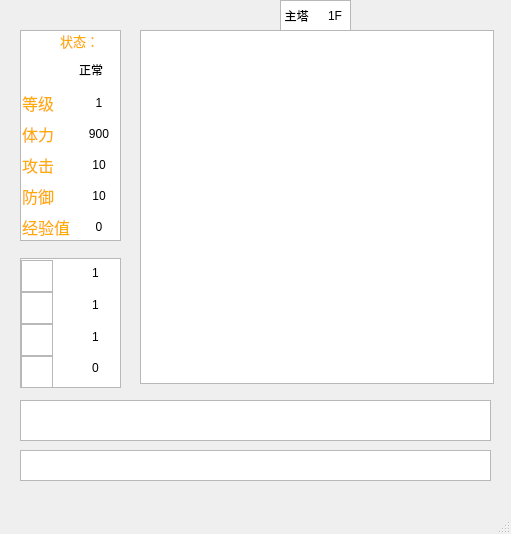
<?xml version="1.0" encoding="UTF-8"?>
<ui version="4.0">
 <class>MainWindow</class>
 <widget class="QMainWindow" name="MainWindow">
  <property name="geometry">
   <rect>
    <x>0</x>
    <y>0</y>
    <width>511</width>
    <height>534</height>
   </rect>
  </property>
  <property name="windowTitle">
   <string>MainWindow</string>
  </property>
  <widget class="QWidget" name="centralwidget">
   <widget class="QGraphicsView" name="Mystatus_01">
    <property name="geometry">
     <rect>
      <x>20</x>
      <y>30</y>
      <width>101</width>
      <height>211</height>
     </rect>
    </property>
   </widget>
   <widget class="QGraphicsView" name="Mystatus_03">
    <property name="geometry">
     <rect>
      <x>20</x>
      <y>258</y>
      <width>101</width>
      <height>130</height>
     </rect>
    </property>
   </widget>
   <widget class="QGraphicsView" name="Game_print_down">
    <property name="geometry">
     <rect>
      <x>140</x>
      <y>30</y>
      <width>354</width>
      <height>354</height>
     </rect>
    </property>
    <property name="minimumSize">
     <size>
      <width>352</width>
      <height>352</height>
     </size>
    </property>
    <property name="maximumSize">
     <size>
      <width>3520</width>
      <height>3520</height>
     </size>
    </property>
    <property name="sizeIncrement">
     <size>
      <width>352</width>
      <height>352</height>
     </size>
    </property>
    <property name="baseSize">
     <size>
      <width>352</width>
      <height>352</height>
     </size>
    </property>
   </widget>
   <widget class="QWidget" name="formLayoutWidget">
    <property name="geometry">
     <rect>
      <x>20</x>
      <y>80</y>
      <width>102</width>
      <height>170</height>
     </rect>
    </property>
    <layout class="QFormLayout" name="Mystatus_02">
     <property name="horizontalSpacing">
      <number>6</number>
     </property>
     <property name="verticalSpacing">
      <number>7</number>
     </property>
     <property name="leftMargin">
      <number>2</number>
     </property>
     <property name="topMargin">
      <number>11</number>
     </property>
     <item row="0" column="0">
      <widget class="QLabel" name="mylv">
       <property name="text">
        <string>&lt;html&gt;&lt;head/&gt;&lt;body&gt;&lt;p&gt;&lt;span style=&quot; font-size:12pt; color:#ffaa00;&quot;&gt;等级&lt;/span&gt;&lt;/p&gt;&lt;/body&gt;&lt;/html&gt;</string>
       </property>
      </widget>
     </item>
     <item row="0" column="1">
      <widget class="QLabel" name="my_lv">
       <property name="contextMenuPolicy">
        <enum>Qt::ActionsContextMenu</enum>
       </property>
       <property name="layoutDirection">
        <enum>Qt::LeftToRight</enum>
       </property>
       <property name="autoFillBackground">
        <bool>false</bool>
       </property>
       <property name="text">
        <string>1</string>
       </property>
       <property name="alignment">
        <set>Qt::AlignCenter</set>
       </property>
      </widget>
     </item>
     <item row="1" column="0">
      <widget class="QLabel" name="myhp">
       <property name="text">
        <string>&lt;html&gt;&lt;head/&gt;&lt;body&gt;&lt;p&gt;&lt;span style=&quot; font-size:12pt; color:#ffaa00;&quot;&gt;体力&lt;/span&gt;&lt;/p&gt;&lt;/body&gt;&lt;/html&gt;</string>
       </property>
      </widget>
     </item>
     <item row="1" column="1">
      <widget class="QLabel" name="my_hp">
       <property name="contextMenuPolicy">
        <enum>Qt::ActionsContextMenu</enum>
       </property>
       <property name="text">
        <string>900</string>
       </property>
       <property name="alignment">
        <set>Qt::AlignCenter</set>
       </property>
       <property name="textInteractionFlags">
        <set>Qt::LinksAccessibleByMouse</set>
       </property>
      </widget>
     </item>
     <item row="2" column="0">
      <widget class="QLabel" name="myat">
       <property name="text">
        <string>&lt;html&gt;&lt;head/&gt;&lt;body&gt;&lt;p&gt;&lt;span style=&quot; font-size:12pt; color:#ffaa00;&quot;&gt;攻击&lt;/span&gt;&lt;/p&gt;&lt;/body&gt;&lt;/html&gt;</string>
       </property>
      </widget>
     </item>
     <item row="2" column="1">
      <widget class="QLabel" name="my_at">
       <property name="contextMenuPolicy">
        <enum>Qt::ActionsContextMenu</enum>
       </property>
       <property name="text">
        <string>10</string>
       </property>
       <property name="alignment">
        <set>Qt::AlignCenter</set>
       </property>
       <property name="openExternalLinks">
        <bool>true</bool>
       </property>
       <property name="textInteractionFlags">
        <set>Qt::LinksAccessibleByMouse</set>
       </property>
      </widget>
     </item>
     <item row="3" column="0">
      <widget class="QLabel" name="mydf">
       <property name="text">
        <string>&lt;html&gt;&lt;head/&gt;&lt;body&gt;&lt;p&gt;&lt;span style=&quot; font-size:12pt; color:#ffaa00;&quot;&gt;防御&lt;/span&gt;&lt;/p&gt;&lt;/body&gt;&lt;/html&gt;</string>
       </property>
      </widget>
     </item>
     <item row="3" column="1">
      <widget class="QLabel" name="my_df">
       <property name="contextMenuPolicy">
        <enum>Qt::ActionsContextMenu</enum>
       </property>
       <property name="text">
        <string>10</string>
       </property>
       <property name="alignment">
        <set>Qt::AlignCenter</set>
       </property>
       <property name="textInteractionFlags">
        <set>Qt::LinksAccessibleByMouse</set>
       </property>
      </widget>
     </item>
     <item row="4" column="0">
      <widget class="QLabel" name="myexp">
       <property name="text">
        <string>&lt;html&gt;&lt;head/&gt;&lt;body&gt;&lt;p&gt;&lt;span style=&quot; font-size:12pt; color:#ffaa00;&quot;&gt;经验值&lt;/span&gt;&lt;/p&gt;&lt;/body&gt;&lt;/html&gt;</string>
       </property>
      </widget>
     </item>
     <item row="4" column="1">
      <widget class="QLabel" name="my_exp">
       <property name="contextMenuPolicy">
        <enum>Qt::ActionsContextMenu</enum>
       </property>
       <property name="text">
        <string>0</string>
       </property>
       <property name="alignment">
        <set>Qt::AlignCenter</set>
       </property>
       <property name="wordWrap">
        <bool>false</bool>
       </property>
       <property name="textInteractionFlags">
        <set>Qt::LinksAccessibleByMouse</set>
       </property>
      </widget>
     </item>
    </layout>
   </widget>
   <widget class="QWidget" name="verticalLayoutWidget">
    <property name="geometry">
     <rect>
      <x>70</x>
      <y>260</y>
      <width>51</width>
      <height>121</height>
     </rect>
    </property>
    <layout class="QVBoxLayout" name="verticalLayout">
     <item>
      <widget class="QLabel" name="my_ykey">
       <property name="text">
        <string>1</string>
       </property>
       <property name="alignment">
        <set>Qt::AlignCenter</set>
       </property>
      </widget>
     </item>
     <item>
      <widget class="QLabel" name="my_bkey">
       <property name="text">
        <string>1</string>
       </property>
       <property name="alignment">
        <set>Qt::AlignCenter</set>
       </property>
      </widget>
     </item>
     <item>
      <widget class="QLabel" name="my_rkey">
       <property name="text">
        <string>1</string>
       </property>
       <property name="alignment">
        <set>Qt::AlignCenter</set>
       </property>
      </widget>
     </item>
     <item>
      <widget class="QLabel" name="my_gold">
       <property name="text">
        <string>0</string>
       </property>
       <property name="alignment">
        <set>Qt::AlignCenter</set>
       </property>
      </widget>
     </item>
    </layout>
   </widget>
   <widget class="QWidget" name="verticalLayoutWidget_2">
    <property name="geometry">
     <rect>
      <x>60</x>
      <y>30</y>
      <width>62</width>
      <height>51</height>
     </rect>
    </property>
    <layout class="QVBoxLayout" name="verticalLayout_2">
     <item>
      <widget class="QLabel" name="mystatus">
       <property name="font">
        <font>
         <family>汉仪夏日体W</family>
         <weight>50</weight>
         <bold>false</bold>
        </font>
       </property>
       <property name="text">
        <string>&lt;html&gt;&lt;head/&gt;&lt;body&gt;&lt;p&gt;&lt;span style=&quot; font-size:10pt; color:#ffaa00;&quot;&gt;状态：&lt;/span&gt;&lt;/p&gt;&lt;/body&gt;&lt;/html&gt;</string>
       </property>
      </widget>
     </item>
     <item>
      <widget class="QLabel" name="my_status">
       <property name="text">
        <string>正常</string>
       </property>
       <property name="alignment">
        <set>Qt::AlignCenter</set>
       </property>
      </widget>
     </item>
    </layout>
   </widget>
   <widget class="QWidget" name="horizontalLayoutWidget">
    <property name="geometry">
     <rect>
      <x>280</x>
      <y>0</y>
      <width>71</width>
      <height>31</height>
     </rect>
    </property>
    <layout class="QHBoxLayout" name="horizontalLayout">
     <item>
      <widget class="QLabel" name="floor_status">
       <property name="text">
        <string>主塔</string>
       </property>
       <property name="alignment">
        <set>Qt::AlignCenter</set>
       </property>
      </widget>
     </item>
     <item>
      <widget class="QLabel" name="floor">
       <property name="layoutDirection">
        <enum>Qt::LeftToRight</enum>
       </property>
       <property name="text">
        <string>1F</string>
       </property>
       <property name="alignment">
        <set>Qt::AlignCenter</set>
       </property>
      </widget>
     </item>
    </layout>
   </widget>
   <widget class="QGraphicsView" name="floor_graphics">
    <property name="geometry">
     <rect>
      <x>280</x>
      <y>0</y>
      <width>71</width>
      <height>31</height>
     </rect>
    </property>
   </widget>
   <widget class="QGraphicsView" name="Game_print_up">
    <property name="geometry">
     <rect>
      <x>140</x>
      <y>30</y>
      <width>354</width>
      <height>354</height>
     </rect>
    </property>
    <property name="minimumSize">
     <size>
      <width>352</width>
      <height>352</height>
     </size>
    </property>
    <property name="maximumSize">
     <size>
      <width>3520</width>
      <height>3520</height>
     </size>
    </property>
    <property name="sizeIncrement">
     <size>
      <width>352</width>
      <height>352</height>
     </size>
    </property>
    <property name="baseSize">
     <size>
      <width>352</width>
      <height>352</height>
     </size>
    </property>
   </widget>
   <widget class="QTextBrowser" name="system_status">
    <property name="geometry">
     <rect>
      <x>20</x>
      <y>400</y>
      <width>471</width>
      <height>41</height>
     </rect>
    </property>
   </widget>
   <widget class="QTextBrowser" name="item_status">
    <property name="geometry">
     <rect>
      <x>20</x>
      <y>450</y>
      <width>471</width>
      <height>31</height>
     </rect>
    </property>
   </widget>
   <widget class="QGraphicsView" name="graphicsView_4">
    <property name="geometry">
     <rect>
      <x>21</x>
      <y>292</y>
      <width>32</width>
      <height>32</height>
     </rect>
    </property>
    <property name="minimumSize">
     <size>
      <width>32</width>
      <height>32</height>
     </size>
    </property>
    <property name="maximumSize">
     <size>
      <width>32</width>
      <height>32</height>
     </size>
    </property>
   </widget>
   <widget class="QGraphicsView" name="graphicsView_5">
    <property name="geometry">
     <rect>
      <x>21</x>
      <y>324</y>
      <width>32</width>
      <height>32</height>
     </rect>
    </property>
    <property name="minimumSize">
     <size>
      <width>32</width>
      <height>32</height>
     </size>
    </property>
    <property name="maximumSize">
     <size>
      <width>32</width>
      <height>32</height>
     </size>
    </property>
   </widget>
   <widget class="QGraphicsView" name="graphicsView_6">
    <property name="geometry">
     <rect>
      <x>21</x>
      <y>356</y>
      <width>32</width>
      <height>32</height>
     </rect>
    </property>
    <property name="minimumSize">
     <size>
      <width>32</width>
      <height>32</height>
     </size>
    </property>
    <property name="maximumSize">
     <size>
      <width>32</width>
      <height>32</height>
     </size>
    </property>
   </widget>
   <widget class="QGraphicsView" name="graphicsView_3">
    <property name="geometry">
     <rect>
      <x>21</x>
      <y>260</y>
      <width>32</width>
      <height>32</height>
     </rect>
    </property>
    <property name="minimumSize">
     <size>
      <width>32</width>
      <height>32</height>
     </size>
    </property>
    <property name="maximumSize">
     <size>
      <width>32</width>
      <height>32</height>
     </size>
    </property>
   </widget>
   <zorder>Game_print_down</zorder>
   <zorder>Game_print_up</zorder>
   <zorder>floor_graphics</zorder>
   <zorder>Mystatus_01</zorder>
   <zorder>Mystatus_03</zorder>
   <zorder>formLayoutWidget</zorder>
   <zorder>verticalLayoutWidget</zorder>
   <zorder>verticalLayoutWidget_2</zorder>
   <zorder>horizontalLayoutWidget</zorder>
   <zorder>system_status</zorder>
   <zorder>item_status</zorder>
   <zorder>graphicsView_4</zorder>
   <zorder>graphicsView_5</zorder>
   <zorder>graphicsView_6</zorder>
   <zorder>graphicsView_3</zorder>
  </widget>
  <widget class="QMenuBar" name="menubar">
   <property name="geometry">
    <rect>
     <x>0</x>
     <y>0</y>
     <width>511</width>
     <height>26</height>
    </rect>
   </property>
  </widget>
  <widget class="QStatusBar" name="statusbar"/>
 </widget>
 <resources/>
 <connections/>
</ui>
